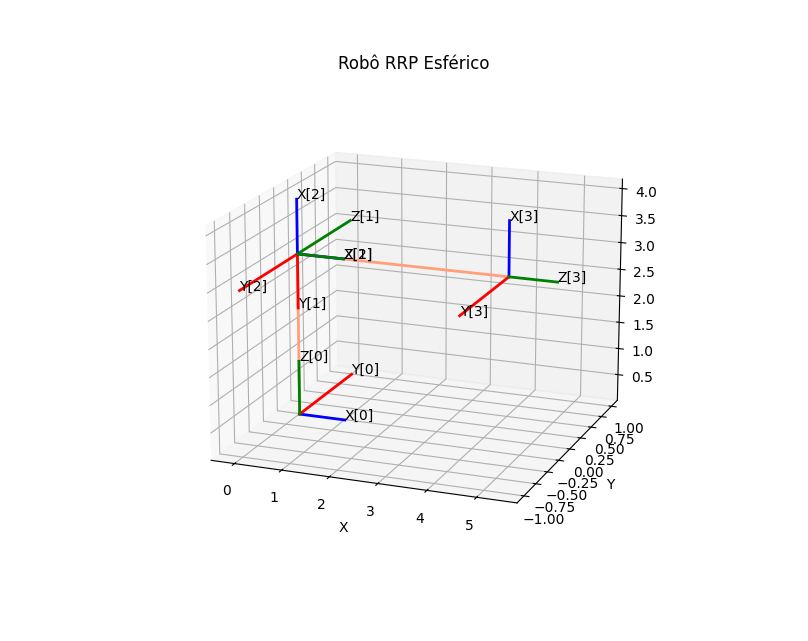

Python code for this plot:
# importando pacotes

from Transformacoes import *  # contem funções de transformações homogêneas
from DenavitHatenberg import *  # contem funções de denavit hatenberg
from PlotFunctions import *  # contem funções de plotagem para frames e transições
import sympy as sp
import numpy as np
import matplotlib.pyplot as plt

# criando símbolos no sympy para caso desejamos fazer análises simbólicas
theta1 = sp.Symbol("theta{1}*")
theta2 = sp.Symbol("theta{2}*")
d3 = sp.Symbol("D3*")

l1 = sp.Symbol("L1")
l2 = sp.Symbol("L2")

# criando dicionário com as variaveis de denavit hatenberg (para outros robos, so criar dicionario diferente)
# se quiserem da até pra fazer o codigo todo como uma grande função e criar varios dicionarios e so chamar as funções c os dicionarios
# mas acho que fica mais facil de entender assim
denavit_rrp_3dof = {
    "A0": [l1, theta1, 0, np.deg2rad(-90)],
    "A1": [0, np.deg2rad(-90) + theta2, 0, np.deg2rad(-90)],
    "A2": [l2 + d3, 0, 0, 0],
}

# criando frame 0 como identidade
F0 = sp.eye(4)

# criando as matrizes de denavit hatenberg de forma iterativa a partir do dicionario
for key, item in denavit_rrp_3dof.items():
    # condição especial para tratar do A0
    if key == "A0":
        A0 = Denavit_Frame_Sym(item)
        F1 = F0 * A0
    # função que executa algo a partir de uma string (apenas para podermos criar uma variavel com o nome
    # da chave do dicionario que é string)
    exec(key + "= Denavit_Frame_Sym(item)")

# criando frames F1 e F2 a partir das multiplicações das matrizes de denavit hatenberg com os frames anteriores
F2 = F1 * A1
F3 = F2 * A2

# inserindo comprimento l1 l2
l1_real = 3
l2_real = 3

# inserindo valores das juntas em radianos (prismatica em sla qual medida)
junta1 = 0
junta2 = np.deg2rad(0)
junta3 = 1.5

# obtendo as matrizes numericas dos frames
# Caso quiséssemos ter ido direto para o numerico, na parte de criar as matrizes de denavit hatenberg
# poderiamos ter chamada a função Denavit_Frame_Num ao invés de Denavit_Frame_Sym
F1_num = F1.subs(
    [(l1, l1_real), (l2, l2_real), (theta1, junta1), (theta2, junta2), (d3, junta3)]
)

F2_num = F2.subs(
    [(l1, l1_real), (l2, l2_real), (theta1, junta1), (theta2, junta2), (d3, junta3)]
)

F3_num = F3.subs(
    [(l1, l1_real), (l2, l2_real), (theta1, junta1), (theta2, junta2), (d3, junta3)]
)

# simplicando matrizes para que números fiquem como zero e tals e nao e-17
F1_num = sp.nsimplify(F1_num, tolerance=1e-10, rational=True)
F2_num = sp.nsimplify(F2_num, tolerance=1e-10, rational=True)
F3_num = sp.nsimplify(F3_num, tolerance=1e-10, rational=True)

# criando figura e eixos 3d
fig = plt.figure()
ax = fig.add_subplot(111, projection="3d")

PlotTransicaoAB(F0, F1_num, ax)
PlotTransicaoAB(F1_num, F2_num, ax)
PlotTransicaoAB(F2_num, F3_num, ax)

PlotFrame(F0, ax, 0)
PlotFrame(F1_num, ax, 1)
PlotFrame(F2_num, ax, 2)
PlotFrame(F3_num, ax, 3)

plt.xlabel("X")
plt.ylabel("Y")
plt.title('Robô RRP Esférico')
plt.show()
